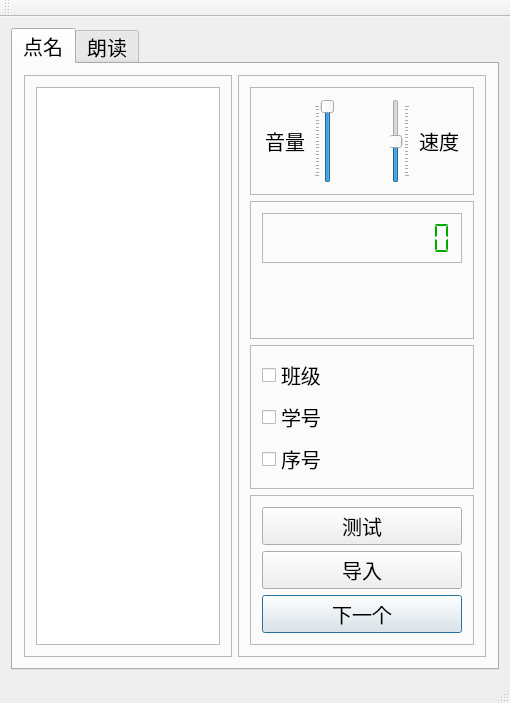
<?xml version="1.0" encoding="UTF-8"?>
<ui version="4.0">
 <class>MainWindow</class>
 <widget class="QMainWindow" name="MainWindow">
  <property name="geometry">
   <rect>
    <x>0</x>
    <y>0</y>
    <width>510</width>
    <height>703</height>
   </rect>
  </property>
  <property name="windowTitle">
   <string>MainWindow</string>
  </property>
  <widget class="QWidget" name="centralWidget">
   <layout class="QVBoxLayout" name="verticalLayout_7">
    <item>
     <widget class="QTabWidget" name="tabWidget">
      <property name="font">
       <font>
        <pointsize>15</pointsize>
       </font>
      </property>
      <property name="currentIndex">
       <number>0</number>
      </property>
      <widget class="QWidget" name="tab">
       <attribute name="title">
        <string>点名</string>
       </attribute>
       <layout class="QHBoxLayout" name="horizontalLayout_2">
        <item>
         <widget class="QFrame" name="frame">
          <property name="frameShape">
           <enum>QFrame::StyledPanel</enum>
          </property>
          <property name="frameShadow">
           <enum>QFrame::Raised</enum>
          </property>
          <layout class="QVBoxLayout" name="verticalLayout">
           <item>
            <widget class="QTableWidget" name="tableWidget"/>
           </item>
          </layout>
         </widget>
        </item>
        <item>
         <widget class="QFrame" name="frame_2">
          <property name="frameShape">
           <enum>QFrame::StyledPanel</enum>
          </property>
          <property name="frameShadow">
           <enum>QFrame::Raised</enum>
          </property>
          <layout class="QVBoxLayout" name="verticalLayout_4">
           <item>
            <widget class="QFrame" name="frame_3">
             <property name="frameShape">
              <enum>QFrame::StyledPanel</enum>
             </property>
             <property name="frameShadow">
              <enum>QFrame::Raised</enum>
             </property>
             <layout class="QHBoxLayout" name="horizontalLayout">
              <item>
               <widget class="QLabel" name="label">
                <property name="text">
                 <string>音量</string>
                </property>
                <property name="alignment">
                 <set>Qt::AlignCenter</set>
                </property>
               </widget>
              </item>
              <item>
               <widget class="QSlider" name="verticalSlider_volume">
                <property name="toolTip">
                 <string>音量</string>
                </property>
                <property name="maximum">
                 <number>100</number>
                </property>
                <property name="singleStep">
                 <number>5</number>
                </property>
                <property name="value">
                 <number>100</number>
                </property>
                <property name="orientation">
                 <enum>Qt::Vertical</enum>
                </property>
                <property name="invertedAppearance">
                 <bool>false</bool>
                </property>
                <property name="tickPosition">
                 <enum>QSlider::TicksAbove</enum>
                </property>
               </widget>
              </item>
              <item>
               <spacer name="horizontalSpacer">
                <property name="orientation">
                 <enum>Qt::Horizontal</enum>
                </property>
                <property name="sizeType">
                 <enum>QSizePolicy::Minimum</enum>
                </property>
                <property name="sizeHint" stdset="0">
                 <size>
                  <width>50</width>
                  <height>0</height>
                 </size>
                </property>
               </spacer>
              </item>
              <item>
               <widget class="QSlider" name="verticalSlider_rate">
                <property name="toolTip">
                 <string>语速</string>
                </property>
                <property name="minimum">
                 <number>-10</number>
                </property>
                <property name="maximum">
                 <number>10</number>
                </property>
                <property name="orientation">
                 <enum>Qt::Vertical</enum>
                </property>
                <property name="tickPosition">
                 <enum>QSlider::TicksBelow</enum>
                </property>
               </widget>
              </item>
              <item>
               <widget class="QLabel" name="label_2">
                <property name="text">
                 <string>速度</string>
                </property>
                <property name="alignment">
                 <set>Qt::AlignCenter</set>
                </property>
               </widget>
              </item>
             </layout>
            </widget>
           </item>
           <item>
            <widget class="QFrame" name="frame_6">
             <property name="frameShape">
              <enum>QFrame::StyledPanel</enum>
             </property>
             <property name="frameShadow">
              <enum>QFrame::Raised</enum>
             </property>
             <layout class="QVBoxLayout" name="verticalLayout_5">
              <item>
               <widget class="QLCDNumber" name="lcdNumber">
                <property name="minimumSize">
                 <size>
                  <width>200</width>
                  <height>50</height>
                 </size>
                </property>
                <property name="font">
                 <font>
                  <family>Agency FB</family>
                  <pointsize>18</pointsize>
                  <weight>50</weight>
                  <italic>false</italic>
                  <bold>false</bold>
                 </font>
                </property>
                <property name="contextMenuPolicy">
                 <enum>Qt::DefaultContextMenu</enum>
                </property>
                <property name="autoFillBackground">
                 <bool>false</bool>
                </property>
                <property name="styleSheet">
                 <string notr="true">color: rgb(0, 170, 0);
font: 18pt &quot;Agency FB&quot;;</string>
                </property>
                <property name="frameShape">
                 <enum>QFrame::StyledPanel</enum>
                </property>
                <property name="frameShadow">
                 <enum>QFrame::Plain</enum>
                </property>
                <property name="lineWidth">
                 <number>2</number>
                </property>
                <property name="digitCount">
                 <number>11</number>
                </property>
                <property name="segmentStyle">
                 <enum>QLCDNumber::Flat</enum>
                </property>
               </widget>
              </item>
              <item>
               <widget class="QLabel" name="label_name">
                <property name="minimumSize">
                 <size>
                  <width>0</width>
                  <height>50</height>
                 </size>
                </property>
                <property name="font">
                 <font>
                  <family>黑体</family>
                  <pointsize>16</pointsize>
                 </font>
                </property>
                <property name="text">
                 <string>&lt;html&gt;&lt;head/&gt;&lt;body&gt;&lt;p&gt;&lt;br/&gt;&lt;/p&gt;&lt;/body&gt;&lt;/html&gt;</string>
                </property>
                <property name="alignment">
                 <set>Qt::AlignCenter</set>
                </property>
               </widget>
              </item>
             </layout>
            </widget>
           </item>
           <item>
            <widget class="QFrame" name="frame_5">
             <property name="frameShape">
              <enum>QFrame::StyledPanel</enum>
             </property>
             <property name="frameShadow">
              <enum>QFrame::Raised</enum>
             </property>
             <layout class="QVBoxLayout" name="verticalLayout_3">
              <item>
               <widget class="QCheckBox" name="checkBox_class">
                <property name="minimumSize">
                 <size>
                  <width>0</width>
                  <height>25</height>
                 </size>
                </property>
                <property name="text">
                 <string>班级</string>
                </property>
               </widget>
              </item>
              <item>
               <widget class="QCheckBox" name="checkBox_studentId">
                <property name="minimumSize">
                 <size>
                  <width>0</width>
                  <height>25</height>
                 </size>
                </property>
                <property name="text">
                 <string>学号</string>
                </property>
               </widget>
              </item>
              <item>
               <widget class="QCheckBox" name="checkBox_order">
                <property name="minimumSize">
                 <size>
                  <width>0</width>
                  <height>25</height>
                 </size>
                </property>
                <property name="text">
                 <string>序号</string>
                </property>
               </widget>
              </item>
             </layout>
            </widget>
           </item>
           <item>
            <widget class="QFrame" name="frame_4">
             <property name="frameShape">
              <enum>QFrame::StyledPanel</enum>
             </property>
             <property name="frameShadow">
              <enum>QFrame::Raised</enum>
             </property>
             <layout class="QVBoxLayout" name="verticalLayout_2">
              <item>
               <widget class="QPushButton" name="pushButton_Test">
                <property name="minimumSize">
                 <size>
                  <width>0</width>
                  <height>30</height>
                 </size>
                </property>
                <property name="text">
                 <string>测试</string>
                </property>
               </widget>
              </item>
              <item>
               <widget class="QPushButton" name="Btn_import">
                <property name="minimumSize">
                 <size>
                  <width>0</width>
                  <height>30</height>
                 </size>
                </property>
                <property name="text">
                 <string>导入</string>
                </property>
               </widget>
              </item>
              <item>
               <widget class="QPushButton" name="pushButton">
                <property name="minimumSize">
                 <size>
                  <width>0</width>
                  <height>30</height>
                 </size>
                </property>
                <property name="text">
                 <string>下一个</string>
                </property>
                <property name="autoDefault">
                 <bool>true</bool>
                </property>
                <property name="default">
                 <bool>true</bool>
                </property>
               </widget>
              </item>
             </layout>
            </widget>
           </item>
          </layout>
         </widget>
        </item>
       </layout>
      </widget>
      <widget class="QWidget" name="tab_2">
       <attribute name="title">
        <string>朗读</string>
       </attribute>
       <layout class="QHBoxLayout" name="horizontalLayout_5">
        <item>
         <widget class="QFrame" name="frame_7">
          <property name="frameShape">
           <enum>QFrame::StyledPanel</enum>
          </property>
          <property name="frameShadow">
           <enum>QFrame::Raised</enum>
          </property>
          <layout class="QHBoxLayout" name="horizontalLayout_4">
           <item>
            <widget class="QPlainTextEdit" name="plainTextEdit_Read">
             <property name="plainText">
              <string/>
             </property>
            </widget>
           </item>
           <item>
            <widget class="QFrame" name="frame_8">
             <property name="frameShape">
              <enum>QFrame::StyledPanel</enum>
             </property>
             <property name="frameShadow">
              <enum>QFrame::Raised</enum>
             </property>
             <layout class="QVBoxLayout" name="verticalLayout_6">
              <item>
               <spacer name="verticalSpacer">
                <property name="orientation">
                 <enum>Qt::Vertical</enum>
                </property>
                <property name="sizeHint" stdset="0">
                 <size>
                  <width>20</width>
                  <height>183</height>
                 </size>
                </property>
               </spacer>
              </item>
              <item>
               <widget class="QPushButton" name="pushButton_management">
                <property name="text">
                 <string>教学管理</string>
                </property>
               </widget>
              </item>
              <item>
               <widget class="QPushButton" name="pushButton_Read">
                <property name="text">
                 <string>朗读</string>
                </property>
               </widget>
              </item>
             </layout>
            </widget>
           </item>
          </layout>
         </widget>
        </item>
       </layout>
      </widget>
     </widget>
    </item>
   </layout>
  </widget>
  <widget class="QToolBar" name="mainToolBar">
   <attribute name="toolBarArea">
    <enum>TopToolBarArea</enum>
   </attribute>
   <attribute name="toolBarBreak">
    <bool>false</bool>
   </attribute>
  </widget>
  <widget class="QStatusBar" name="statusBar"/>
 </widget>
 <layoutdefault spacing="6" margin="11"/>
 <resources/>
 <connections/>
</ui>
